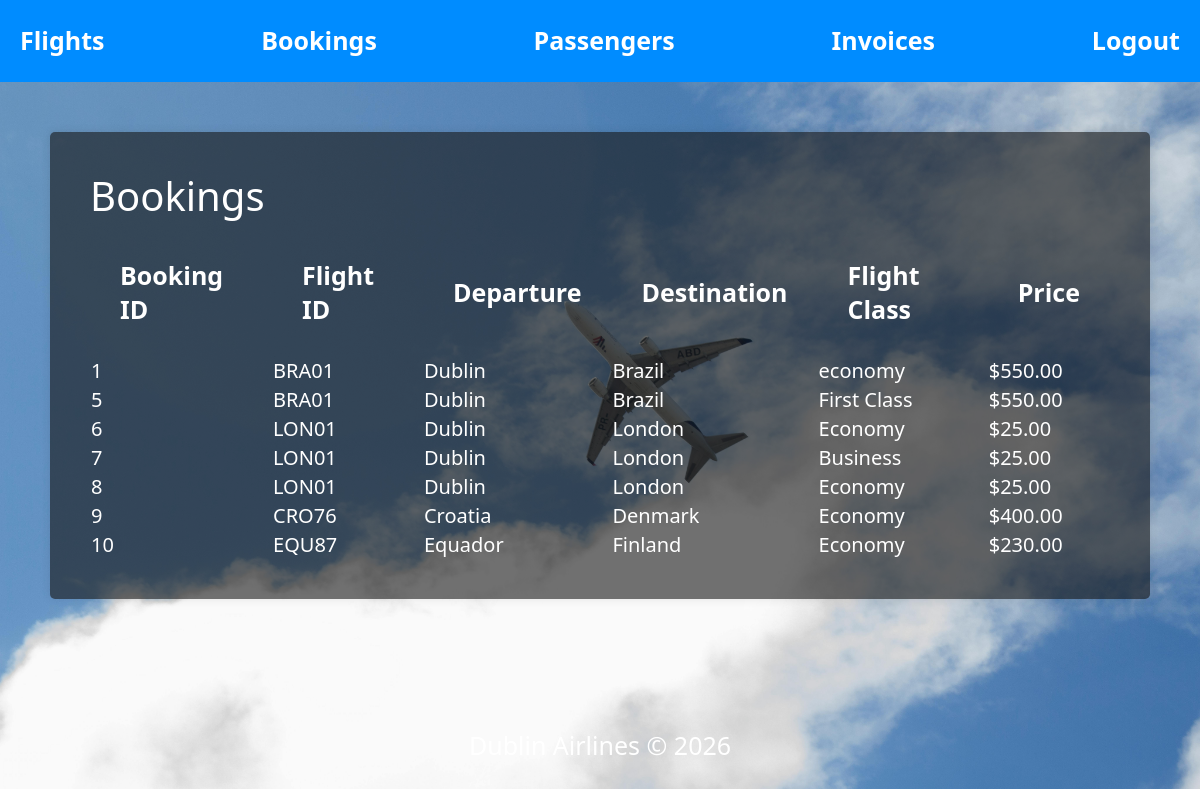
The page /bookings/ (signed in) on the database its author committed.
### airline/models.py (models this page shows, shortened)
class Booking(models.Model):
    STATUS = [
        ('confirmed', 'Confirmed'),
        ('cancelled', 'Cancelled'),
    ]
    passenger = models.ForeignKey(Passenger, on_delete=models.CASCADE)
    flight = models.ForeignKey(Flight, on_delete=models.CASCADE)
    seat_class = models.CharField(max_length=20, default='economy')
    status = models.CharField(max_length=20, choices=STATUS, default='pending')
    created_at = models.DateTimeField(auto_now_add=True)

class Flight(models.Model):
    flight_number = models.CharField(max_length=5)
    departure = models.CharField(max_length=50)
    destination = models.CharField(max_length=50)
    departure_time = models.DateTimeField()
    arrival_time = models.DateTimeField()
    price = models.DecimalField(max_digits=10, decimal_places=2)

### airline/views.py (the view)
# urls.py: path('bookings/', views.bookings, name='bookings'),
@login_required
def bookings(request):
    if request.user.is_staff or request.user.groups.filter(name='Travel Agent').exists():
        bookings = Booking.objects.all()
    else:
        passenger = Passenger.objects.get(user=request.user)
        bookings = Booking.objects.filter(passenger=passenger)
    return render(request, 'airline/bookings.html', {'bookings': bookings})

### airline/templates/airline/bookings.html (shortened to what this page needs)
{% load static %}
<html>
<head>
    <link href="https://cdn.jsdelivr.net/npm/bootstrap@5.3.0/dist/css/bootstrap.min.css" rel="stylesheet" >
</head>
<body>
    <nav class ="navBar">
        <a href="/">Flights</a>
        <a href="/bookings/">Bookings</a>
        {% if user.is_staff or user.groups.all.0.name == 'Travel Agent'%}
        <a href="/passengers/">Passengers</a>
        {% endif %}
        <a href="/invoices/">Invoices</a>
        <a href="/logout/">Logout</a>
    </nav>
    <div class ="flight-list">
        <h1> Bookings </h1>
        <table class="flight-info">
            <thead>
            <tr>
                <th> Booking ID </th>
                <th> Flight ID </th>
                <th> Departure </th>
                <th> Destination </th>
                <th> Flight Class </th>
                <th> Price </th>
            </tr>
            </thead>
            <tbody>
            {% for booking in bookings %}
            <tr>
                <td>{{booking.id}}</td>
                <td>{{ booking.flight.flight_number }}</td>
                <td>{{ booking.flight.departure }}</td>
                <td>{{ booking.flight.destination }}</td>
                <td>{{ booking.seat_class }}</td>
                <td>${{ booking.flight.price }}</td>
            </tr>
            {% endfor %}
            </tbody>
        </table>
    </div>
    <div class="footer">
        <p> Dublin Airlines © 2026 </p>
    </div>
</body>
</html>

### rows shown on the page
Booking: id "1", flight.flight_number "BRA01", flight.departure "Dublin", flight.destination "Brazil", seat_class "economy", flight.price "550.00"
Booking: id "5", flight.flight_number "BRA01", flight.departure "Dublin", flight.destination "Brazil", seat_class "First Class", flight.price "550.00"
Booking: id "6", flight.flight_number "LON01", flight.departure "Dublin", flight.destination "London", seat_class "Economy", flight.price "25.00"
Booking: id "7", flight.flight_number "LON01", flight.departure "Dublin", flight.destination "London", seat_class "Business", flight.price "25.00"
Booking: id "8", flight.flight_number "LON01", flight.departure "Dublin", flight.destination "London", seat_class "Economy", flight.price "25.00"
Booking: id "9", flight.flight_number "CRO76", flight.departure "Croatia", flight.destination "Denmark", seat_class "Economy", flight.price "400.00"
Booking: id "10", flight.flight_number "EQU87", flight.departure "Equador", flight.destination "Finland", seat_class "Economy", flight.price "230.00"
